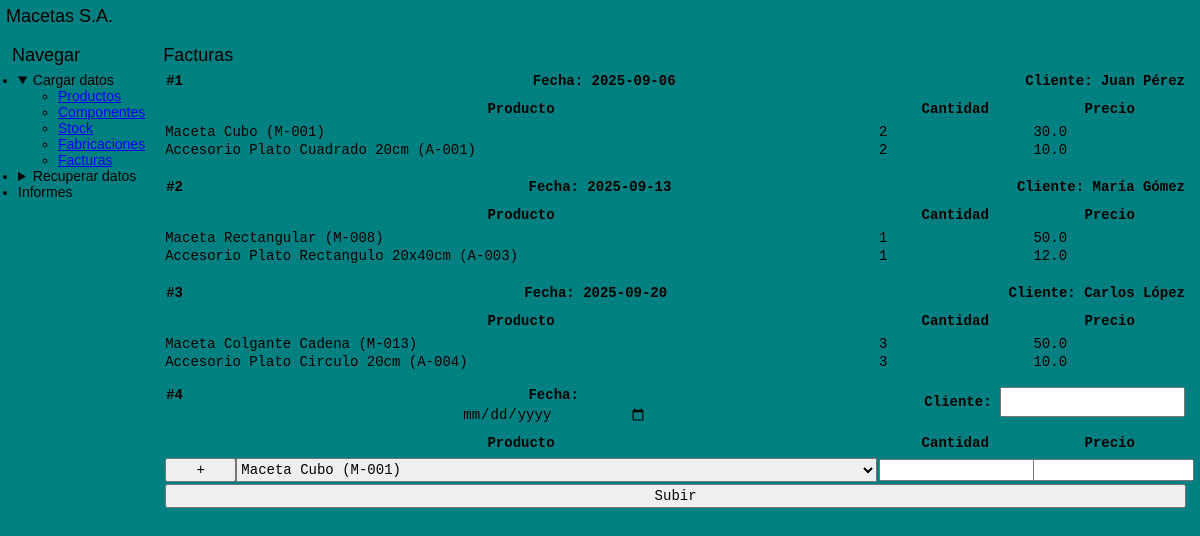
The page /facturas/ on the database as committed earlier.
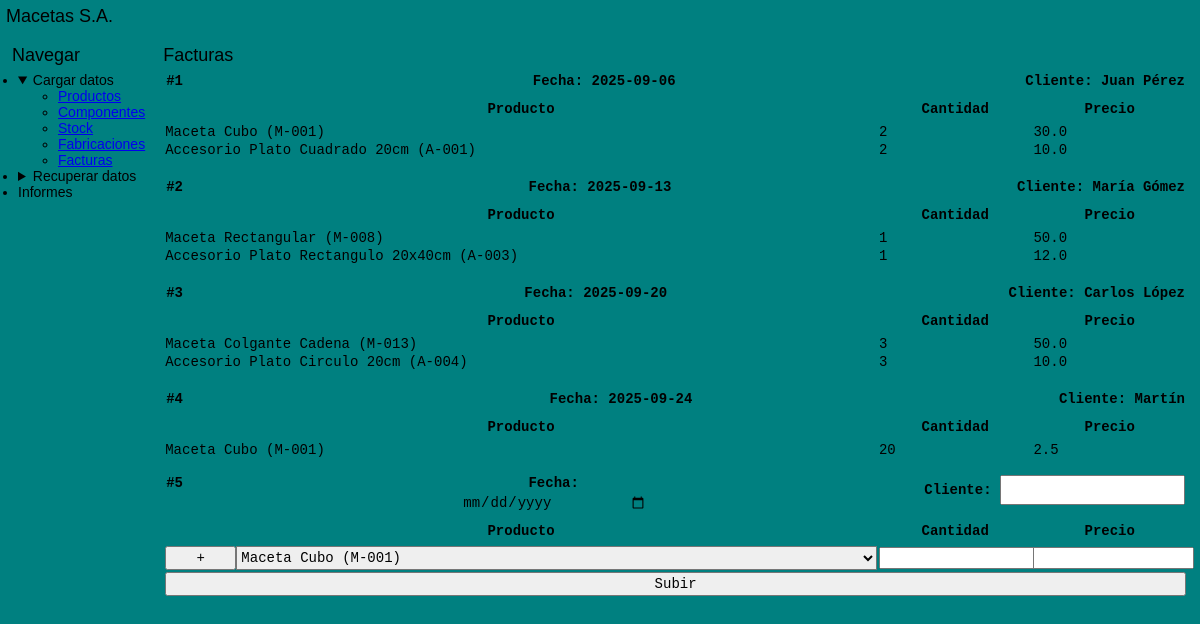
The same page on the database as committed later.
### tables this page shows
CREATE TABLE facturas_encabezado (
    id INTEGER PRIMARY KEY AUTOINCREMENT,
    fecha TEXT NOT NULL,
    cliente TEXT NOT NULL
);

### app.py (the view)
@APP.route('/facturas/', methods=['GET'])
def Facturas_Consultar():
    return render_template('/facturas.html')

### app.py (called while the page is built)
def Get_DB():
    DB = getattr(g, '_database', None)
    if DB is None:
        DB = g._database = sqlite3.connect(DATABASE)
    return DB

@APP.teardown_appcontext
def Close_DB(exception):
    DB = getattr(g, '_database', None)
    if DB is not None:
        DB.close()

### funciones.py (called while the page is built)
    def Consultar(self):
        return self.DB.execute('SELECT * FROM productos WHERE habilitado != 0').fetchall()

    def Consultar_Tipos(self):
        cursor = self.DB.cursor()
        cursor.row_factory = lambda cursor, row: row[0]
        return cursor.execute('SELECT DISTINCT tipo FROM productos WHERE habilitado != 0 ORDER BY tipo ASC').fetchall()

    def Consultar_Siguiente_ID(self):
        resultado = self.DB.execute('SELECT seq + 1 FROM sqlite_sequence WHERE name = "productos"').fetchone()[0]
        if resultado is None:
            return 1
        return resultado

    def Consultar_Formateado(self):
        resultado = self.DB.execute('SELECT * FROM productos WHERE habilitado != 0').fetchall()
        return {fila[0] : f'{fila[1]} {fila[2]} ({fila[3]})' for fila in resultado}

    def Consultar(self):
        return self.DB.execute('SELECT * FROM componentes WHERE habilitado != 0').fetchall()

    def Consultar_Siguiente_ID(self):
        try:
            resultado = self.DB.execute('SELECT seq + 1 FROM sqlite_sequence WHERE name = "componentes"').fetchone()[0]
        except TypeError:
            return 1
        return resultado

    def Consultar_Formateado(self):
        resultado = self.DB.execute('SELECT * FROM componentes WHERE habilitado != 0').fetchall()
        return {fila[0] : f'{fila[1]} ({fila[2]})' for fila in resultado}

    def Consultar(self):
        return self.DB.execute('SELECT * FROM componentes_por_producto').fetchall()

    def Consultar_Siguiente_ID(self):
        try:
            resultado = self.DB.execute('SELECT seq + 1 FROM sqlite_sequence WHERE name = "componentes_por_producto"').fetchone()[0]
        except TypeError:
            return 1
        return resultado

    def Consultar(self):
        return self.DB.execute('SELECT id, tipo_item, id_item, cantidad FROM stock').fetchall()

    def Consultar_Siguiente_ID(self):
        try:
            resultado = self.DB.execute('SELECT seq + 1 FROM sqlite_sequence WHERE name = "fabricaciones"').fetchone()[0]
        except TypeError:
            return 1
        return resultado

### templates/facturas.html (shortened to what this page needs)
<!DOCTYPE html>
<html lang='en'>
<head>
    <link rel="stylesheet" href="https://unpkg.com/98.css">
    <link rel='stylesheet' href='{{url_for('static', filename='styles.css')}}'>
</head>
<body>
    <div class="window">
        {% include 'header.html' %}
        <div class="window-body" id="container">
            <div id="aside">
                {% include 'nav.html' %}
            </div>
            <div id="main">
                <legend>Facturas</legend>
                {% if facturas %}
                    {% for id_factura, factura in facturas.items() %}
                        <div class="sunken-panel">
                            <table class="interactive facturas">
                                <thead>
                                    <tr>
                                        <th colspan="3" scope="colgroup">
                                            <div style="display: flex; justify-content: space-between;">
                                                <p style="text-align: left;">#{{ id_factura }}</p>
                                                <p style="text-align: center;">Fecha: {{ factura['fecha'] }}</p>
                                                <p style="text-align: right;">Cliente: {{ factura['cliente'] }}</p>
                                            </div>
                                        </th>
                                    </tr>
                                    <tr>
                                        <th style="width: 70%;">Producto</th>
                                        <th style="width: 15%;">Cantidad</th>
                                        <th style="width: 15%;">Precio</th>
                                    </tr>
                                </thead>
                                {% for producto in factura['productos'] %}
                                    <tr>
                                        <td>{{ productosFormateados.get(producto['id_producto']) }}</td>
                                        <td>{{ producto['cantidad'] }}</td>
                                        <td>{{ producto['precio'] }}</td>
                                    </tr>
                                {% endfor %}
                            </table>
                        </div>
                    {% endfor %}
                {% endif %}
                <div class="sunken-panel">
                    <form action="/facturas/agregar" method="post">
                        <table class="interactive">
                            <thead>
                                <tr>
                                    <th colspan="3" scope="colgroup">
                                        <div style="display: flex; justify-content: space-between;">
                                            <p style="text-align: left;">#{{ facturaSiguiente }}</p>
                                            <p style="text-align: center;">
                                                <label for="agregar_fecha">Fecha: </label>
                                                <input type="date" name="agregar_fecha" value="fechaHoy" required>
                                            </p>
                                            <p style="text-align: right;">
                                                <label for="agregar_cliente">Cliente: </label>
                                                <input type="text" name="agregar_cliente" required style="width: auto;">
                                            </p>
                                        </div>
                                    </th>
                                </tr>
                                <tr>
                                    <th scope="col" style="width: 70%;">Producto</th>
                                    <th scope="col" style="width: 15%;">Cantidad</th>
                                    <th scope="col" style="width: 15%;">Precio</th>
                                </tr>
                            </thead>
                            <tbody>
                                <tr class="agregarFila">
                                    <td style="width: 70%;">
                                        <div style="display: flex;">
                                            <button type="button" onclick="agregarFila()" style="width: 10%;">+</button>
                                            <select name="agregar_producto" style="width: 90%;" required>
                                                {% for id, texto in productosFormateados.items() %}
                                                    <option value="{{ id }}">{{ texto }}</option>
                                                {% endfor %}
                                            </select>
                                        </div>
                                    </td>
                                    <td style="width: 15%;">
                                        <input type="number" name="agregar_cantidad" onwheel="controlRuedita(event, this, 1)" min="0" step="1" required style="height: 100%;">
                                    </td>
                                    <td style="width: 15%;">
                                        <input type="number" name="agregar_precio" onwheel="controlRuedita(event, this, 0.1)" min="0" step="0.1" required style="height: 100%;">
                                    </td>
                                </tr>
                                <tr>
                                    <td colspan="3">
                                        <input type="submit" value="Subir" style="width: 100%;">
                                    </td>
                                </tr>
                            </tbody>
                        </table>
                    </form>
                </div>
            </div>
        </div>
    </div>
</body>
</html>

### templates/header.html
<div class="title-bar">
    <div class="title-bar-text">
        <a href="/" style="text-decoration: inherit; color: inherit; font-size: 1.5rem;">Macetas S.A.</a>
    </div>
</div>

### templates/nav.html (shortened to what this page needs)
<legend>Navegar</legend>
<ul class="tree-view" id="nav">
    <li>
        <details open>
            <summary>Cargar datos</summary>
            <ul>
                <li><a href="/productos/">Productos</a></li>
                <li><a href="/componentes/">Componentes</a></li>
                <li><a href="/stock/">Stock</a></li>
                <li><a href="/fabricaciones/">Fabricaciones</a></li>
                <li><a href="/facturas/">Facturas</a></li>
            </ul>
        </details>
    </li>
    <li>
        <details closed>
            <summary>Recuperar datos</summary>
        </details>
    </li>
    <li>
        <summary>Informes</summary>
    </li>
</ul>

### static/styles.css (style rules this page uses)
* { margin: 0; font-family: sans-serif; font-size: 14px; }
:root { font-size: 12px; }
html { background: #008080; }
.window { min-height: 100dvh; padding: 0; min-width: fit-content; }
.window-body { margin: 1rem; }
.title-bar { padding: 0.5rem; }
#container { display: grid; grid-template-areas: 'aside main'; grid-template-columns: 1fr 9fr; column-gap: 1rem; row-gap: 1rem; height: 100%; padding-bottom: 1rem; }
#aside { grid-area: aside; display: flex; flex-direction: column; row-gap: 1rem; }
#nav { padding: 0.5rem; }
#main { grid-area: main; display: flex; flex-direction: column; row-gap: 1rem; }
table.interactive { width: 100%; min-width: 720px; }
table.interactive * { font-family: monospace; font-size: 14px; }
table.interactive th { height: 2rem; }
table.interactive tr td { padding: 0; }
table.interactive input { width: 100%; height: 2rem; }
table.interactive select { width: 100%; height: 2rem; background-position: center right 3px; }
table.interactive tr input[type="date"], table.interactive tr input[type="date"]:focus, table.interactive tr input[type="date"]:focus-visible { background: none; color: inherit; border: none; outline: none; }
legend { font-family: sans-serif; font-size: 1.5rem; padding: 0; margin-bottom: -1rem; }

Rows that differ between the two databases and show on the page:
added facturas_encabezado: fecha "2025-09-24", cliente "Martín"
Other text that changed with them:
{{ facturaSiguiente }}: "4" → "5"
new list line: "# 4 Fecha: Cliente: Producto Cantidad Precio Maceta Cubo (M-001) 20 2.5"
